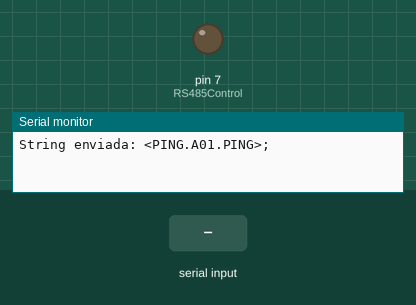
Simulated run of this sketch. Board: Arduino Uno, built with avr-gcc and run on an emulated ATmega328P. On the bench: output pins drawn as LEDs (lit = HIGH), the last lines printed to the serial monitor. Inputs (shaded band) come from the test bench.

Above: at 1.2 s.
1.3 s: ";" received over the second serial link
At 1.7 s:
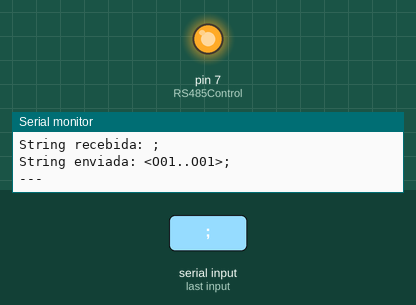
Timing chart, 0 to 4.3 s (numbered marks = the images above; inputs shaded):
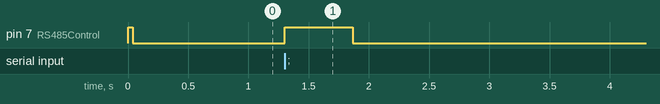

The sketch:

ArduinoRS485.ino
```cpp
//Programa: Modulo CPU (A00)

//Configuração de comunicacao serial do modulo RS485
#include <SoftwareSerial.h>
#define Pino_RS485_RO    9
#define Pino_RS485_DI    8
#define RS485Control     7
#define RS485Transmit    HIGH
#define RS485Receive     LOW
SoftwareSerial RS485Serial(Pino_RS485_RO, Pino_RS485_DI);
//Configuração de variaveis para o RS485
String StringRS485="";
String SubStringRS485="";
int ReadDone = 0;

String I01="";
String I02="";
String O01="";


void GetData(String AXX, String Name_I_O)
{
  //Configura o modulo para mandar dados
  digitalWrite(RS485Control, RS485Transmit);
  int RepeatSend = 0;
  while(RepeatSend <= 0)
  {
    //Envia a string para algum modulo
    RS485Serial.print("S=");
    RS485Serial.print("<PING.");
    RS485Serial.print(AXX);
    RS485Serial.print(".PING>");
    RS485Serial.print(";");
    //Manda a string para o monitor
    Serial.print("String enviada: ");
    Serial.print("<PING.");
    Serial.print(AXX);
    Serial.print(".PING>");
    Serial.println(";");
    //Controla o tempo de envio
    RepeatSend = RepeatSend+1;
  }
}


//Fazer uma função de SendData que manda apenas um dado
//Fazer uma função de GetData que pinga e recebe apenas um dado


void SendPing(String AXX)
{
  //Configura o modulo para mandar dados
  digitalWrite(RS485Control, RS485Transmit);
  int RepeatSend = 0;
  while(RepeatSend <= 0)
  {
    //Envia a string para algum modulo
    RS485Serial.print("S=");
    RS485Serial.print("<PING.");
    RS485Serial.print(AXX);
    RS485Serial.print(".PING>");
    RS485Serial.print(";");
    //Manda a string para o monitor
    Serial.print("String enviada: ");
    Serial.print("<PING.");
    Serial.print(AXX);
    Serial.print(".PING>");
    Serial.println(";");
    //Controla o tempo de envio
    RepeatSend = RepeatSend+1;
  }
}


void ReadStringRS485()
{
  //Configura o modulo para receber dados
  digitalWrite(RS485Control, RS485Receive);
  StringRS485 = ""; ReadDone = 0;
  while(ReadDone == 0)
  {
    while(RS485Serial.available()) //&& ReadDone == 0)
    {
      //Recebe os dados e monta a string
      char inChar = (char)RS485Serial.read();
      StringRS485 += inChar;
      //Identifica iniciador da string
      if(inChar == '=')
      {
        StringRS485 = "";
      }
      //Identifica terminador da string
      if(inChar == ';')
      {
        ReadDone = 1;
      }
    }
  }
  //Manda a string para o monitor
  Serial.print("String recebida: ");
  Serial.println(StringRS485);
}


void GetData(String Name_I_O)
{
  //Verifica a string recebida
  if(StringRS485.indexOf("<"+Name_I_O+".") >= 0
  && StringRS485.indexOf("."+Name_I_O+">") >= 0)
  {
    //Identifica o dado recebido
    SubStringRS485 = StringRS485.substring(
    StringRS485.indexOf("<"+Name_I_O+".")+5,
    StringRS485.indexOf("."+Name_I_O+">"));
  }
}


void SendString(String Name_I_O, String Value_I_O)
{
  //Configura o modulo para mandar dados
  digitalWrite(RS485Control, RS485Transmit);
  int RepeatSend = 0;
  while(RepeatSend <= 0)
  {
    //Envia a string para algum modulo
    RS485Serial.print("S=");
    RS485Serial.print("<"+Name_I_O+".");
    RS485Serial.print(Value_I_O);
    RS485Serial.print("."+Name_I_O+">");
    RS485Serial.print(";");
    //Manda a string para o monitor
    Serial.print("String enviada: ");
    Serial.print("<"+Name_I_O+".");
    Serial.print(Value_I_O);
    Serial.print("."+Name_I_O+">");
    Serial.println(";");
    //Controla o tempo de envio
    RepeatSend = RepeatSend+1;
  }
}


void setup()
{
  //Inicializa a serial do Arduino
  Serial.begin(9600);

  //Inicializa a serial do modulo RS485
  RS485Serial.begin(4800);
  pinMode(RS485Control, OUTPUT);

  //Configura os pinos usados
}


void loop()
{
  SendPing("A01");
  ReadStringRS485();
  if(ReadDone == 1)
  {
    GetData("I01");
    I01 = SubStringRS485;
    GetData("I02");
    I02 = SubStringRS485;
  }

//----------------------------------------------------------------
      //Executa logica do processo
      if(I01 == "0" && I02 == "1")
      {
        O01 = "1";
      }
      if(I01 == "1" && I02 == "1")
      {
        O01 = "0";
      }
      if(I02 == "0")
      {
        O01 = "0";
      }
//----------------------------------------------------------------

  SendString("O01", O01);
  Serial.println("---");
  delay(500);
}
```

Measured:
- after the input at 1.3 s, pin 7 (RS485Control): LOW → HIGH at once, → LOW 0.57 s later
